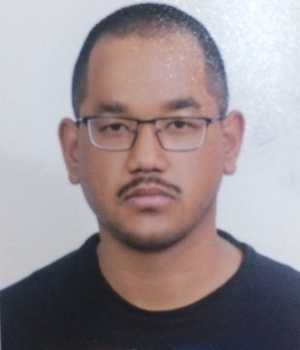
#> input picture media/photos/invalid/2078-1028.jpg, 300 x 350 px
$ python -i blur_check.py   (imports and definitions only)   (older library calls are emulated)
#> lines starting #> are read from the running program, lines starting #| are printed output that depends on the picture
import cv2
import numpy as np
from .models import Config
#import logging
from api.grey_black_and_white_check import is_grey

def check_image_blurness(image):
    grey = cv2.cvtColor(image, cv2.COLOR_BGR2GRAY)
    return (check_if_pixaleted(grey) or check_if_blur(grey))

def check_if_blur(gray):
    config = Config.objects.all()[0]
    # compute the Laplacian of the image and then return the focus
    # measure, which is simply the variance of the Laplacian
    laplacianVar = cv2.Laplacian(gray, cv2.CV_64F).var()
    #logging.info(" variance = "+ str(laplacianVar))
    return laplacianVar < config.blurness_threshold


def check_if_pixaleted(gray):
    config = Config.objects.all()[0]
    pixelated_threshold = config.pixelated_threshold
    #edge detection using canny
    edges = cv2.Canny(gray, 50, 150, apertureSize=3)
    minLineLength = 200
    maxLineGap = 10

    #number of lines detection using hough

    lines = cv2.HoughLinesP(edges, 1, np.pi / 180, 100, minLineLength, maxLineGap)

    if(lines is None):
        lines =[]
    # else:
    #     logging.info(" lines = "+ str(len(lines)))

    return len(lines) > pixelated_threshold

>>> import cv2
>>> picture = cv2.imread('../media/photos/invalid/2078-1028.jpg')
#> picture is the input picture: shape (350, 300, 3); mean B, G, R 146, 142.1, 151.9
>>> result = check_image_blurness(picture)
#> in check_image_blurness, `grey = cv2.cvtColor(image, cv2.COLOR_BGR2GRAY)`:
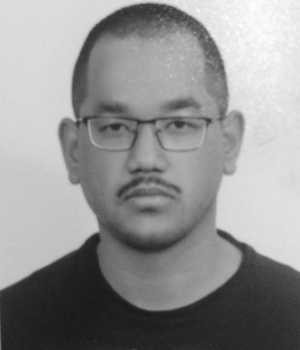
#> grey: shape (350, 300); min 22, max 253, mean 145.5
#> (the run stopped early here; a loop or call above may not have finished)

$ run again, on media/photos/invalid/2078-1042.jpg
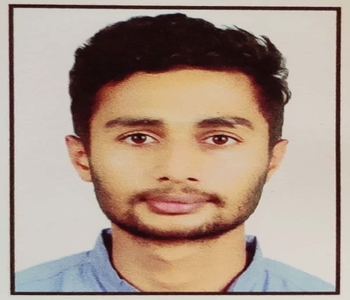
#> input picture media/photos/invalid/2078-1042.jpg, 350 x 300 px
#> picture is the input picture: shape (300, 350, 3); mean B, G, R 137, 151, 171.2
#> in check_image_blurness, `grey = cv2.cvtColor(image, cv2.COLOR_BGR2GRAY)`:
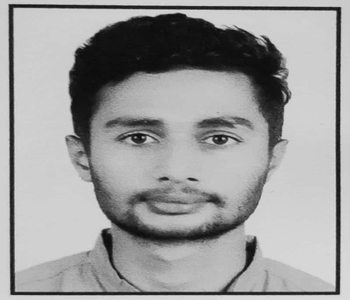
#> grey: shape (300, 350); min 11, max 222, mean 155.4

$ run again, on media/photos/invalid/2078-1046.jpg
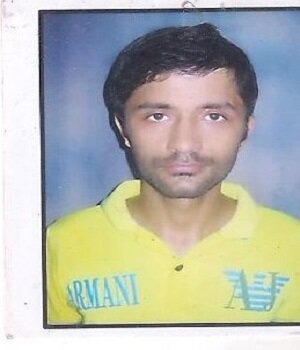
#> input picture media/photos/invalid/2078-1046.jpg, 300 x 350 px
#> picture is the input picture: shape (350, 300, 3); mean B, G, R 171.6, 181.1, 178.5
#> in check_image_blurness, `grey = cv2.cvtColor(image, cv2.COLOR_BGR2GRAY)`:
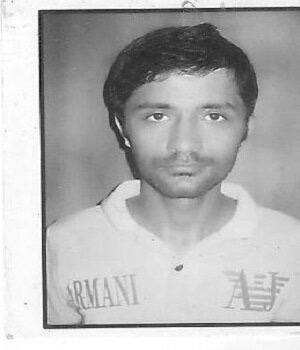
#> grey: shape (350, 300); min 16, max 255, mean 179.2

$ run again, on media/photos/invalid/2078-105.jpg
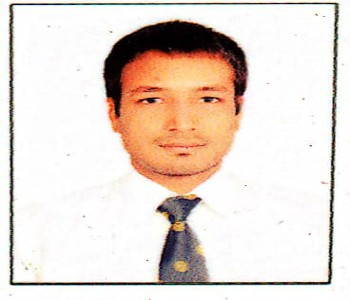
#> input picture media/photos/invalid/2078-105.jpg, 350 x 300 px
#> picture is the input picture: shape (300, 350, 3); mean B, G, R 208.3, 216.9, 229.3
#> in check_image_blurness, `grey = cv2.cvtColor(image, cv2.COLOR_BGR2GRAY)`:
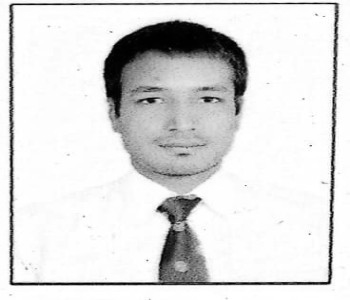
#> grey: shape (300, 350); min 0, max 255, mean 219.7
